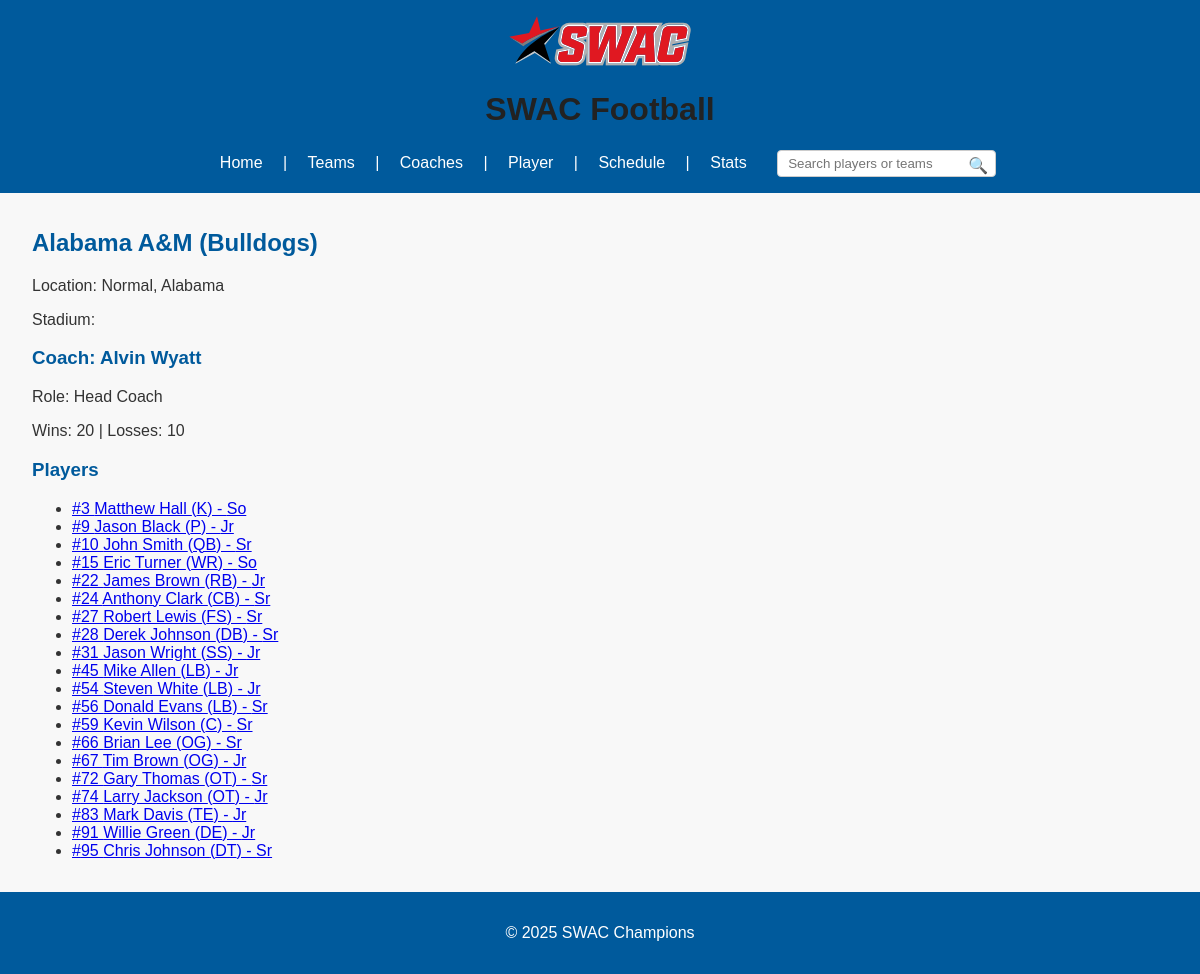
The app's page /team.php?id=1 with its own data.
### tables this page shows
CREATE TABLE `team` (
  `TeamID` int(11) NOT NULL,
  `Name` varchar(100) DEFAULT NULL,
  `Mascot` varchar(50) DEFAULT NULL,
  `School` varchar(100) DEFAULT NULL,
  `Stadium` varchar(100) DEFAULT NULL,
  `CoachID` int(11) DEFAULT NULL,
  `City` varchar(100) DEFAULT NULL,
  `State` varchar(50) DEFAULT NULL,
  `Division` varchar(20) DEFAULT NULL
);

CREATE TABLE `coach` (
  `CoachID` int(11) NOT NULL,
  `Name` varchar(100) DEFAULT NULL,
  `Role` varchar(50) DEFAULT NULL,
  `TeamID` int(11) DEFAULT NULL,
  `StartDate` date DEFAULT NULL,
  `RecordWins` int(11) DEFAULT NULL,
  `RecordLosses` int(11) DEFAULT NULL
);

CREATE TABLE `player` (
  `PlayerID` int(11) NOT NULL,
  `Name` varchar(100) NOT NULL,
  `TeamID` int(11) DEFAULT NULL,
  `Position` varchar(50) DEFAULT NULL,
  `JerseyNumber` int(11) DEFAULT NULL CHECK (`JerseyNumber` between 0 and 99),
  `Year` varchar(10) DEFAULT NULL,
  `Height` decimal(5,2) DEFAULT NULL,
  `Weight` decimal(5,2) DEFAULT NULL,
  `Birthdate` date DEFAULT NULL,
  `Hometown` varchar(100) DEFAULT NULL,
  `HighSchool` varchar(100) DEFAULT NULL
);

### team.php (the view)
<?php include 'db.php'; ?>
<?php include 'includes/header.php'; ?>
<?php
if (isset($_GET['id'])) {
    $team_id = intval($_GET['id']);
    $teamSql = "SELECT * FROM Team WHERE TeamID=$team_id";
    $teamResult = $conn->query($teamSql);
    if ($teamResult->num_rows > 0) {
        $team = $teamResult->fetch_assoc();
        echo "<h2>" . htmlspecialchars($team['Name']) . " (" . htmlspecialchars($team['Mascot']) . ")</h2>";
        echo "<p>Location: " . htmlspecialchars($team['City']) . ", " . htmlspecialchars($team['State']) . "</p>";
        echo "<p>Stadium: " . htmlspecialchars($team['Stadium']) . "</p>";
        $coachSql = "SELECT * FROM Coach WHERE CoachID = " . intval($team['CoachID']);
        $coachResult = $conn->query($coachSql);
        if ($coachResult->num_rows > 0) {
            $coach = $coachResult->fetch_assoc();
            echo "<h3>Coach: " . htmlspecialchars($coach['Name']) . "</h3>";
            echo "<p>Role: " . htmlspecialchars($coach['Role']) . "</p>";
            echo "<p>Wins: " . intval($coach['RecordWins']) . " | Losses: " . intval($coach['RecordLosses']) . "</p>";
        }
        $playerSql = "SELECT PlayerID, Name, Position, JerseyNumber, Year FROM Player WHERE TeamID=$team_id ORDER BY JerseyNumber";
        $playerResult = $conn->query($playerSql);
        if ($playerResult->num_rows > 0) {
            echo "<h3>Players</h3><ul>";
            while ($player = $playerResult->fetch_assoc()) {
                echo '<li><a href="player.php?id=' . $player['PlayerID'] . '">#' . intval($player['JerseyNumber']) . ' ' .
                     htmlspecialchars($player['Name']) . " (" . htmlspecialchars($player['Position']) . ") - " .
                     htmlspecialchars($player['Year']) . "</a></li>";
            }
            echo "</ul>";
        } else {
            echo "<p>No players found.</p>";
        }
    } else {
        echo "<p>Team not found.</p>";
    }
} else {
    echo "<p>No team selected.</p>";
}
?>
<?php include 'includes/footer.php'; ?>

### css/style.css (style rules this page uses)
body { font-family: Arial, sans-serif; margin: 0; padding: 0; background: #f8f8f8; color: #333; }
h1, h2, h3 { color: #005a9c; }

### records on screen
team: Name "Alabama A&M", Mascot "Bulldogs", City "Normal", State "Alabama"
coach: Name "Alvin Wyatt", Role "Head Coach", RecordWins "20", RecordLosses "10"
player: JerseyNumber "3", Name "Matthew Hall", Position "K", Year "So"
player: JerseyNumber "9", Name "Jason Black", Position "P", Year "Jr"
player: JerseyNumber "10", Name "John Smith", Position "QB", Year "Sr"
player: JerseyNumber "15", Name "Eric Turner", Position "WR", Year "So"
player: JerseyNumber "22", Name "James Brown", Position "RB", Year "Jr"
player: JerseyNumber "24", Name "Anthony Clark", Position "CB", Year "Sr"
player: JerseyNumber "27", Name "Robert Lewis", Position "FS", Year "Sr"
player: JerseyNumber "28", Name "Derek Johnson", Position "DB", Year "Sr"
player: JerseyNumber "31", Name "Jason Wright", Position "SS", Year "Jr"
player: JerseyNumber "45", Name "Mike Allen", Position "LB", Year "Jr"
player: JerseyNumber "54", Name "Steven White", Position "LB", Year "Jr"
player: JerseyNumber "56", Name "Donald Evans", Position "LB", Year "Sr"
player: JerseyNumber "59", Name "Kevin Wilson", Position "C", Year "Sr"
player: JerseyNumber "66", Name "Brian Lee", Position "OG", Year "Sr"
player: JerseyNumber "67", Name "Tim Brown", Position "OG", Year "Jr"
player: JerseyNumber "72", Name "Gary Thomas", Position "OT", Year "Sr"
player: JerseyNumber "74", Name "Larry Jackson", Position "OT", Year "Jr"
player: JerseyNumber "83", Name "Mark Davis", Position "TE", Year "Jr"
player: JerseyNumber "91", Name "Willie Green", Position "DE", Year "Jr"
player: JerseyNumber "95", Name "Chris Johnson", Position "DT", Year "Sr"
